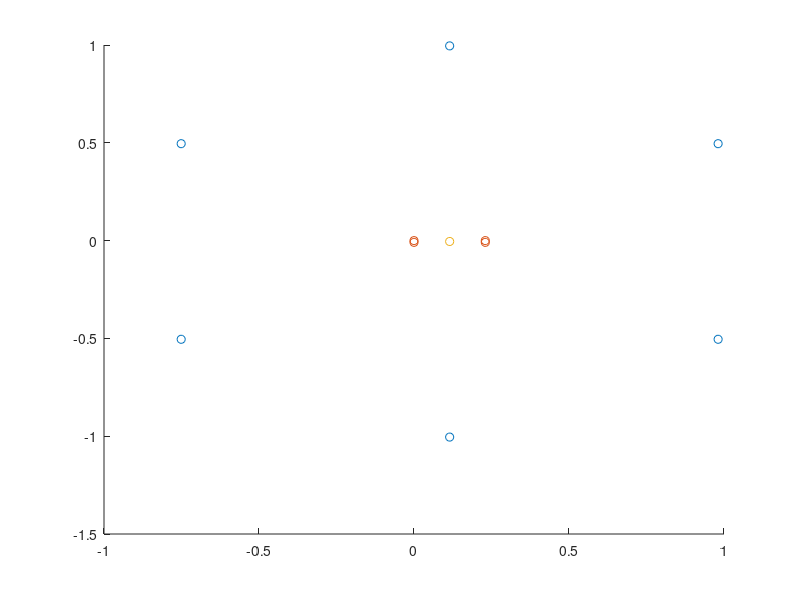

The MATLAB script that drew this image: (Note: this script raises an error after producing the figure.)
% function features = getSRPFeatures(signals)
micPositions = [0 0
                0.23 0
                0 -0.009
                0.23 -0.009];

center = mean(micPositions);

emissionSourcesNoOffset = [
    0 -1
    -sqrt(3)/2 -1/2
    -sqrt(3)/2 1/2
    0 1
    sqrt(3)/2 1/2
    sqrt(3)/2 -1/2];

emissionSources = emissionSourcesNoOffset + center;

figure;
scatter(emissionSources(:,1), emissionSources(:,2))
hold on;
scatter(micPositions(:,1), micPositions(:,2))
hold on;
scatter(center(1), center(2));

P = NaN(6, 6);

micPairs = [
    1 2
    3 4
    1 3
    2 4
    1 4
    2 3];
fs = 48000;
for iEmitter = 1:6
    for iPair = 1:length(micPairs)
            emitter = emissionSources(iEmitter,:);
            iMic1 = micPairs(iPair,1);
            iMic2 = micPairs(iPair,2);
            m1 = micPositions(iMic1);
            m2 = micPositions(iMic2);
            [tau, R, lag] = gccphat(samples{30}(:, iMic1), samples{30}(:, iMic2), 48000);
            tdoa = getTDOA(emitter, m1, m2, fs);

            P(iEmitter, iPair) = R(abs(tdoa));            
    end
end

P = sum(P, 1);
% end